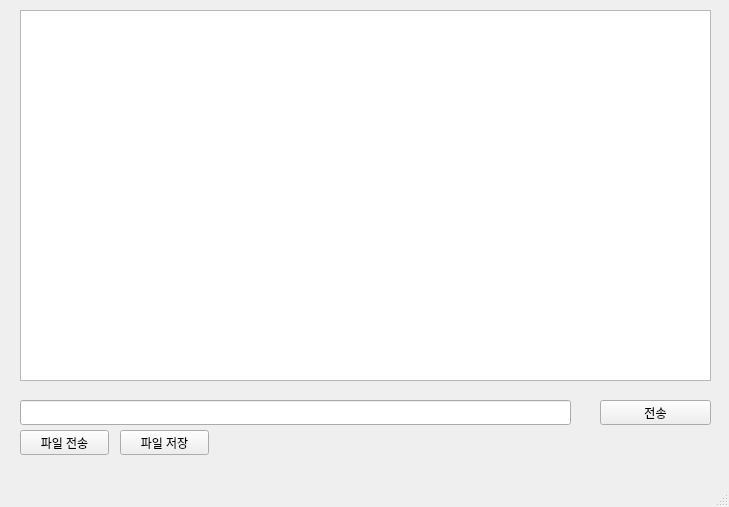
<?xml version="1.0" encoding="UTF-8"?>
<ui version="4.0">
 <class>Client</class>
 <widget class="QMainWindow" name="Client">
  <property name="geometry">
   <rect>
    <x>0</x>
    <y>0</y>
    <width>729</width>
    <height>507</height>
   </rect>
  </property>
  <property name="minimumSize">
   <size>
    <width>400</width>
    <height>300</height>
   </size>
  </property>
  <property name="windowTitle">
   <string>클라이언트</string>
  </property>
  <widget class="QWidget" name="centralwidget">
   <widget class="QTextEdit" name="textEdit">
    <property name="enabled">
     <bool>true</bool>
    </property>
    <property name="geometry">
     <rect>
      <x>20</x>
      <y>10</y>
      <width>691</width>
      <height>371</height>
     </rect>
    </property>
   </widget>
   <widget class="QLineEdit" name="lineEdit">
    <property name="geometry">
     <rect>
      <x>20</x>
      <y>400</y>
      <width>551</width>
      <height>25</height>
     </rect>
    </property>
   </widget>
   <widget class="QPushButton" name="sendButton">
    <property name="geometry">
     <rect>
      <x>600</x>
      <y>400</y>
      <width>111</width>
      <height>25</height>
     </rect>
    </property>
    <property name="locale">
     <locale language="Korean" country="SouthKorea"/>
    </property>
    <property name="text">
     <string>전송</string>
    </property>
   </widget>
   <widget class="QPushButton" name="pushButtonSendFile">
    <property name="geometry">
     <rect>
      <x>20</x>
      <y>430</y>
      <width>89</width>
      <height>25</height>
     </rect>
    </property>
    <property name="text">
     <string>파일 전송</string>
    </property>
   </widget>
   <widget class="QPushButton" name="pushButtonReceiveFile">
    <property name="geometry">
     <rect>
      <x>120</x>
      <y>430</y>
      <width>89</width>
      <height>25</height>
     </rect>
    </property>
    <property name="text">
     <string>파일 저장</string>
    </property>
   </widget>
  </widget>
  <widget class="QMenuBar" name="menubar">
   <property name="geometry">
    <rect>
     <x>0</x>
     <y>0</y>
     <width>729</width>
     <height>28</height>
    </rect>
   </property>
  </widget>
  <widget class="QStatusBar" name="statusbar"/>
 </widget>
 <resources/>
 <connections/>
</ui>
